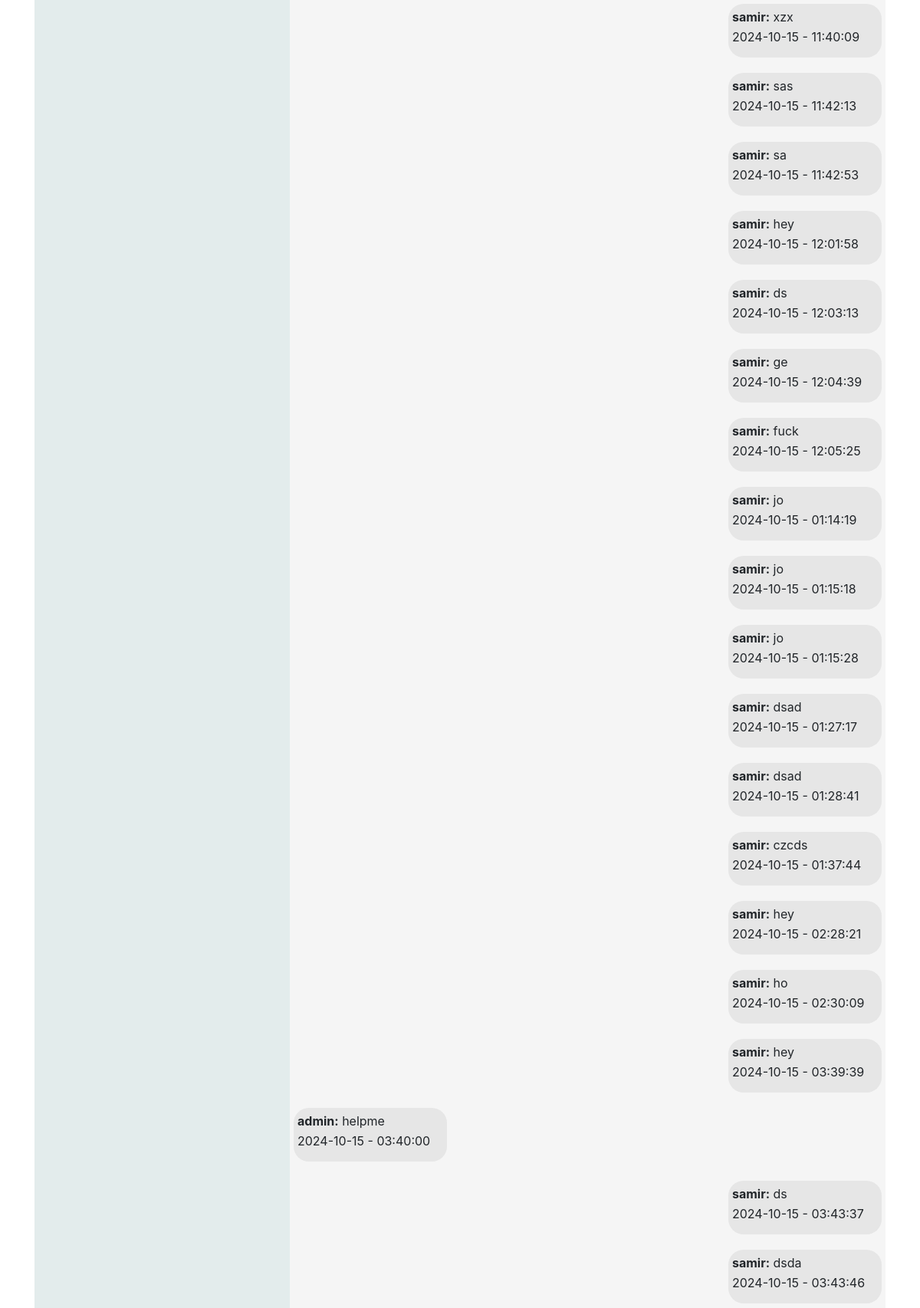
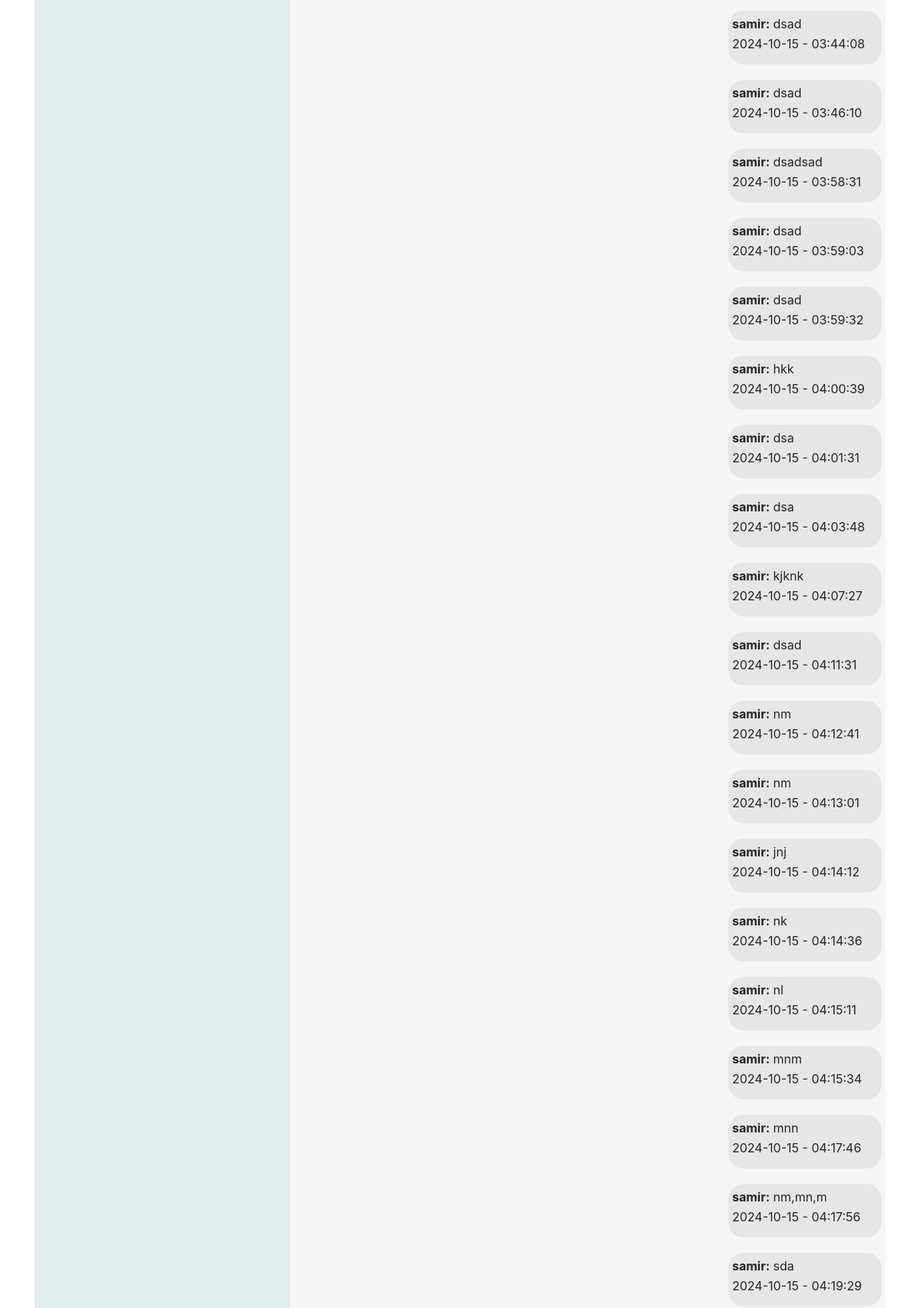
/messages/20/ (signed in, upper part), run on the app's committed database (2 pictures, top to bottom).
### Home/models.py (models this page shows, shortened)
class ChatModel(models.Model):
    sender = models.ForeignKey(SenderModel, on_delete=models.CASCADE)
    receiver = models.ForeignKey(ReceiverModel, on_delete=models.CASCADE)
    text = models.TextField()
    log = models.DateTimeField(default=now)
    is_read = models.BooleanField(default=False)
    class Meta:
        indexes = [
            models.Index(fields=['receiver']),
            models.Index(fields=['receiver', 'is_read']),
            models.Index(fields=['sender']),
        ]

class SenderModel(models.Model):
    user = models.OneToOneField(User, on_delete=models.CASCADE)

### accounts/models.py (models this page shows, shortened)
class User(AbstractBaseUser, PermissionsMixin):
    email = models.EmailField(unique=True,primary_key=True)
    username = models.CharField(max_length=200)
    is_admin = models.BooleanField(default=False)
    is_active = models.BooleanField(default=True)
    USERNAME_FIELD = "email"
    REQUIRED_FIELDS = ["username",]
    objects = UserManager()

### Home/views.py (the view)
# urls.py: path('messages/<int:user_id>/',Room.as_view(),name = "room"),
class Room(View):
    def get(self,request,user_id):
        user1 = User.objects.get(pk=request.user.pk)
        receiver = Profile.objects.get(pk=user_id).user
        user2 = User.objects.get(email=receiver)
        user1_sender = SenderModel.objects.get(user=user1.sendermodel.user)
        user2_sender = SenderModel.objects.get(user=user2.sendermodel.user)
        user1_receiver = ReceiverModel.objects.get(user=user1.receivermodel.user)
        user2_receiver = ReceiverModel.objects.get(user=user2.receivermodel.user)
        user1_chats = ChatModel.objects.filter(sender=user1_sender, receiver=user2_receiver)
        user2_chats = ChatModel.objects.filter(sender=user2_sender, receiver=user1_receiver)
        chats = [chat1 for chat1 in user1_chats]
        if not user1.get_username() == user2.get_username():
            chats.extend([chat2 for chat2 in user2_chats])
            chats.sort(key=self.sort_pk)
        context = {
            'chats': chats,
            'user2': user2,
            'userId':user_id
        }
        return render(request,"front_pages/room.html",context)
    def sort_pk(self, model):
        return model.pk

### Home/authentication.py (called while the page is built, shortened)
    def __call__(self, request):
        allowed_path = [reverse("login"),reverse("signup")]
        if request.user.is_authenticated:
            return self.get_response(request)

### Home/context_processors.py (called while the page is built)
def name(request):
    if request.user.is_authenticated:
        followed_by = request.user.profile.followed_by.all().values()
        following = request.user.profile.follows.all().values()
        receiver = ReceiverModel.objects.get(user=request.user)
        senders = ChatModel.objects.filter(
    receiver= receiver,
    is_read=False
    ).values('sender').distinct()
        count = senders.count()
        context = {
            "user": request.user,
            "followed_by":len(followed_by)-1,
            "following":len(following)-1,
            "senderId": Profile.objects.get(user=request.user).id,
            "count": count
        }
        return context
    else:
        context = {
        "followed_by": 0,
        "following": 0
        }
        return context

### templates/front_pages/room.html (shortened to what this page needs)
{% extends 'index.html' %}
{% block body %}
<div class="chats">
    <div id="chat-container">
        {% for chat in chats %}
        <div class="messages">
            <div class="
                {% if chat.sender.user.username == request.user.username %}
                    sent-message
                {% else %}
                    receive-message
                    {% if chat.is_read %}
                        read
                    {% else %}
                        unread
                    {% endif %}
                {% endif %}">
                <div class="chat">
                    <p>
                        <b>{{ chat.sender.user.username }}:</b>
                        <span>{{ chat.text }}</span>
                    </p>
                    <p>{{ chat.log|date:'Y-m-d - h:i:s' }}</p>
                </div>
            </div>
        </div>
        {% endfor %}
    </div>
</div>
{% endblock body %}

### static/css/styles.css (style rules this page uses)
* { margin: 0; padding: 0; height: 100%; }
#chat-container { overflow-y: auto; height: 95vh; background-color: whitesmoke; }
.messages { height: 90px; }
.receive-message { width: 200px; height: 70px; margin: 5px; padding: 5px; border-radius: 20px; background-color: rgba(128, 128, 128, 0.139); }
.sent-message { width: 200px; float: right; height: 70px; margin: 5px; padding: 5px; border-radius: 20px; background-color: rgba(128, 128, 128, 0.139); }
.chat { height: 10px; }

### data on the page
ChatModel: sender.user.username "samir", text "xzx", log "2024-10-15 - 11:40:09"
ChatModel: sender.user.username "samir", text "sas", log "2024-10-15 - 11:42:13"
ChatModel: sender.user.username "samir", text "sa", log "2024-10-15 - 11:42:53"
ChatModel: sender.user.username "samir", text "hey", log "2024-10-15 - 12:01:58"
ChatModel: sender.user.username "samir", text "ds", log "2024-10-15 - 12:03:13"
ChatModel: sender.user.username "samir", text "ge", log "2024-10-15 - 12:04:39"
ChatModel: sender.user.username "samir", text "fuck", log "2024-10-15 - 12:05:25"
ChatModel: sender.user.username "samir", text "jo", log "2024-10-15 - 01:14:19"
ChatModel: sender.user.username "samir", text "jo", log "2024-10-15 - 01:15:18"
ChatModel: sender.user.username "samir", text "jo", log "2024-10-15 - 01:15:28"
ChatModel: sender.user.username "samir", text "dsad", log "2024-10-15 - 01:27:17"
ChatModel: sender.user.username "samir", text "dsad", log "2024-10-15 - 01:28:41"
ChatModel: sender.user.username "samir", text "czcds", log "2024-10-15 - 01:37:44"
ChatModel: sender.user.username "samir", text "hey", log "2024-10-15 - 02:28:21"
ChatModel: sender.user.username "samir", text "ho", log "2024-10-15 - 02:30:09"
ChatModel: sender.user.username "samir", text "hey", log "2024-10-15 - 03:39:39"
ChatModel: sender.user.username "admin", text "helpme", log "2024-10-15 - 03:40:00"
ChatModel: sender.user.username "samir", text "ds", log "2024-10-15 - 03:43:37"
ChatModel: sender.user.username "samir", text "dsda", log "2024-10-15 - 03:43:46"
ChatModel: sender.user.username "samir", text "dsad", log "2024-10-15 - 03:44:08"
ChatModel: sender.user.username "samir", text "dsad", log "2024-10-15 - 03:46:10"
ChatModel: sender.user.username "samir", text "dsadsad", log "2024-10-15 - 03:58:31"
ChatModel: sender.user.username "samir", text "dsad", log "2024-10-15 - 03:59:03"
ChatModel: sender.user.username "samir", text "dsad", log "2024-10-15 - 03:59:32"
ChatModel: sender.user.username "samir", text "hkk", log "2024-10-15 - 04:00:39"
ChatModel: sender.user.username "samir", text "dsa", log "2024-10-15 - 04:01:31"
ChatModel: sender.user.username "samir", text "dsa", log "2024-10-15 - 04:03:48"
ChatModel: sender.user.username "samir", text "kjknk", log "2024-10-15 - 04:07:27"
ChatModel: sender.user.username "samir", text "dsad", log "2024-10-15 - 04:11:31"
ChatModel: sender.user.username "samir", text "nm", log "2024-10-15 - 04:12:41"
ChatModel: sender.user.username "samir", text "nm", log "2024-10-15 - 04:13:01"
ChatModel: sender.user.username "samir", text "jnj", log "2024-10-15 - 04:14:12"
ChatModel: sender.user.username "samir", text "nk", log "2024-10-15 - 04:14:36"
ChatModel: sender.user.username "samir", text "nl", log "2024-10-15 - 04:15:11"
ChatModel: sender.user.username "samir", text "mnm", log "2024-10-15 - 04:15:34"
ChatModel: sender.user.username "samir", text "mnn", log "2024-10-15 - 04:17:46"
ChatModel: sender.user.username "samir", text "nm,mn,m", log "2024-10-15 - 04:17:56"
ChatModel: sender.user.username "samir", text "sda", log "2024-10-15 - 04:19:29"
